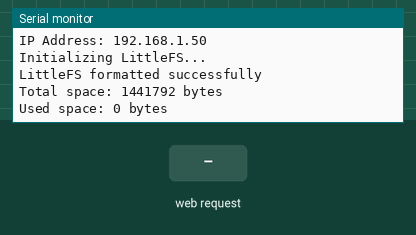
This sketch was run on a simulated ESP32. Parts: the last lines printed to the serial monitor. The inputs (shaded band) are chosen by the test bench. WiFi joins after 1.5 s; servers stay silent unless stated; I2S audio is not simulated (input reads silence); storage starts empty.

Above: at 3.2 s.
3.3 s: HTTP request GET /start-recording received
At 3.8 s:
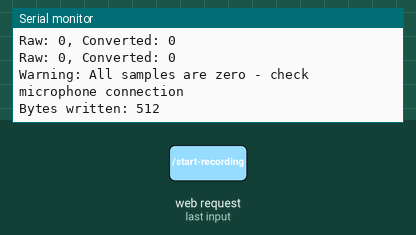
4.8 s: HTTP request GET /stop-recording received
At 5.7 s:
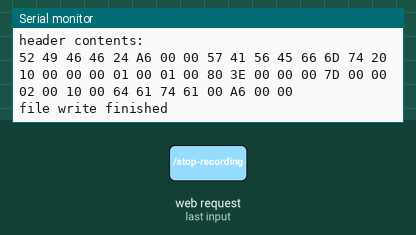
6.3 s: HTTP request GET /start-recording received
At 6.8 s:
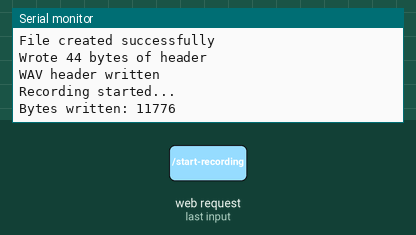
Timing chart, 0 to 9.3 s (numbered marks = the images above; inputs shaded):
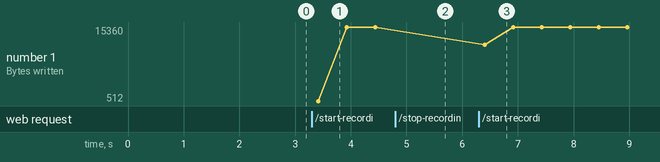

Measured:
- after the input at 3.3 s, the serial monitor: prints a new line at once (image 1)
- after the input at 4.8 s, the serial monitor: prints a new line at once (image 2)
- after the input at 6.3 s, the serial monitor: prints a new line at once (image 3)

The sketch:

microphone_test_http_server.ino
```cpp
#include <driver/i2s.h>
#include <LittleFS.h>
#include <FS.h>
#include <WiFi.h>
#include <ESPAsyncWebServer.h>
#include "html_page.h"  // Include the HTML file

// I2S pins
#define SAMPLE_RATE (16000)
#define I2S_WS 32
#define I2S_SD 25
#define I2S_SCK 33
#define I2S_PORT I2S_NUM_0
#define bufferLen 256

// WiFi credentials
const char *ssid = "XXXXXXXXXXX";
const char *password = "XXXXXXXXXXX";

// Global variables
int32_t sBuffer[bufferLen];
int16_t outputBuffer[bufferLen];
File wavFile;
const int sampleRate = 16000;
const int bitsPerSample = 32;
const int numChannels = 1;
unsigned long recordingStartTime = 0;
bool isRecording = false;

unsigned long lastPrint = 0;
unsigned int totalWritten = 0;

// Create AsyncWebServer object on port 80
AsyncWebServer server(80);

void setup() {
  Serial.begin(115200);
  while (!Serial) { delay(100); }
  Serial.println("\nSetup starting...");

  // Initialize WiFi
  WiFi.begin(ssid, password);
  while (WiFi.status() != WL_CONNECTED) {
    delay(1000);
    Serial.println("Connecting to WiFi...");
  }
  Serial.println("Connected to WiFi");
  Serial.print("IP Address: ");
  Serial.println(WiFi.localIP());

  // Initialize LittleFS
  Serial.println("Initializing LittleFS...");
  if (!LittleFS.begin(true)) {
    Serial.println("LittleFS Mount Failed");
  }
  if (LittleFS.format()) {
    Serial.println("LittleFS formatted successfully");
  }


  // Add debug info about available space
  Serial.printf("Total space: %lu bytes\n", LittleFS.totalBytes());
  Serial.printf("Used space: %lu bytes\n", LittleFS.usedBytes());

  // Initialize I2S
  esp_err_t err = i2s_install();
  if (err != ESP_OK) {
    Serial.printf("Failed to install I2S driver: %d\n", err);
    return;
  }

  err = i2s_setpin();
  if (err != ESP_OK) {
    Serial.printf("Failed to set I2S pins: %d\n", err);
    return;
  }

  err = i2s_start(I2S_PORT);
  if (err != ESP_OK) {
    Serial.printf("Failed to start I2S: %d\n", err);
    return;
  }

  // Configure web server routes
  server.on("/", HTTP_GET, [](AsyncWebServerRequest *request) {
    request->send(200, "text/html", index_html);
  });

  server.on("/recording.wav", HTTP_GET, [](AsyncWebServerRequest *request) {
    request->send(LittleFS, "/recording.wav", "audio/wav", true);
  });

  server.on("/status", HTTP_GET, [](AsyncWebServerRequest *request) {
    String json = "{\"isRecording\":" + String(isRecording ? "true" : "false");
    json += ",\"filename\":\"" + String(isRecording ? "recording in progress" : "recording.wav") + "\"}";
    request->send(200, "application/json", json);
  });

  server.on("/start-recording", HTTP_GET, [](AsyncWebServerRequest *request) {
    if (!isRecording) {
      startRecording();
      request->send(200, "application/json", "{\"success\":true}");
    } else {
      request->send(200, "application/json", "{\"success\":false,\"error\":\"Already recording\"}");
    }
  });

  server.on("/stop-recording", HTTP_GET, [](AsyncWebServerRequest *request) {
    if (isRecording) {
      stopRecording();
      request->send(200, "application/json", "{\"success\":true}");
    } else {
      request->send(200, "application/json", "{\"success\":false,\"error\":\"Not recording\"}");
    }
  });

  server.begin();
}

void startRecording() {
  if (LittleFS.exists("/recording.wav")) {
    Serial.println("Removing old recording");
    LittleFS.remove("/recording.wav");
  }

  wavFile = LittleFS.open("/recording.wav", "w+");
  if (!wavFile) {
    Serial.println("Failed to create file!");
    return;
  }
  Serial.println("File created successfully");

  writeWavHeader(wavFile, sampleRate, 16, numChannels);
  Serial.println("WAV header written");

  // Seek to end of header to continue writing audio data
  wavFile.seek(44);
  delay(50);

  recordingStartTime = millis();
  isRecording = true;
  Serial.println("Recording started...");
}

void verifyHeader(File readFile) {
   // DEBUG -- Verify the file AFTER closing by reopening it
    if (readFile) {

      Serial.println("header contents:");
      byte header[44];
      readFile.seek(0);
      readFile.read(header, 44);
      for (int i = 0; i < 44; i++) {
        Serial.printf("%02X ", header[i]);
        if ((i+1)%16 == 0) Serial.println();
      }
      Serial.println();

      readFile.close();
    } else {
      Serial.println("Failed to verify final file");
    }
  }

void stopRecording() {
  if (isRecording && wavFile) {
    isRecording = false;
    wavFile.flush();
    unsigned long fileSize = wavFile.size();
    Serial.printf("Recording stopped. File size before header update: %lu bytes\n", fileSize);

    updateWavHeader(wavFile, fileSize);

    yield();  // Allow background tasks to run

    Serial.printf("Final file size: %lu bytes\n", wavFile.size());

    verifyHeader(wavFile);
    wavFile.close();
    Serial.println("file write finished");
  }
}


void loop() {
  if (isRecording) {
    size_t bytesIn = 0;
    esp_err_t result = i2s_read(I2S_PORT, &sBuffer, bufferLen * sizeof(int32_t), &bytesIn, portMAX_DELAY);

    if (result == ESP_OK) {
      // Convert samples and verify we're getting real data
      static bool dataWarningPrinted = false;
      bool hasNonZeroData = false;

      for (int i = 0; i < bufferLen; i++) {
        int32_t sample = sBuffer[i];

        // Right-align the 24-bit sample from I2S
        sample = sample >> 11;
        // Sign-extend to 32 bits
        if (sample & 0x8000) {
          sample |= 0xFFFF0000;
        }

        outputBuffer[i] = (int16_t)sample;

        if (sample != 0) hasNonZeroData = true;
      }

      // Debug output for first loop iteration
      static bool firstTime = true;
      if (firstTime) {
        Serial.println("First 5 samples:");
        for (int i = 0; i < 5; i++) {
          Serial.printf("Raw: %ld, Converted: %d\n", sBuffer[i], outputBuffer[i]);
        }
        firstTime = false;
      }

      if (!hasNonZeroData && !dataWarningPrinted) {
        Serial.println("Warning: All samples are zero - check microphone connection");
        dataWarningPrinted = true;
      }

      size_t bytesWritten = wavFile.write((const uint8_t *)outputBuffer, bufferLen * sizeof(int16_t));
      totalWritten += bytesWritten;
      if (millis() - lastPrint > 500) {
        Serial.printf("Bytes written: %d\n", totalWritten);
        lastPrint = millis();
        totalWritten = 0;
      }
    }
  }
}

esp_err_t i2s_install() {

  i2s_config_t i2s_config = {
    .mode = (i2s_mode_t)(I2S_MODE_MASTER | I2S_MODE_RX),
    .sample_rate = SAMPLE_RATE,
    .bits_per_sample = I2S_BITS_PER_SAMPLE_32BIT,
    .channel_format = I2S_CHANNEL_FMT_ONLY_LEFT,
    .communication_format = (i2s_comm_format_t)(I2S_COMM_FORMAT_I2S | I2S_COMM_FORMAT_I2S_MSB),
    .intr_alloc_flags = 0,
    .dma_buf_count = 8,
    .dma_buf_len = bufferLen,
    .use_apll = false
  };

  return i2s_driver_install(I2S_PORT, &i2s_config, 0, NULL);
}

esp_err_t i2s_setpin() {
  const i2s_pin_config_t pin_config = {
    .bck_io_num = I2S_SCK,
    .ws_io_num = I2S_WS,
    .data_out_num = I2S_PIN_NO_CHANGE,
    .data_in_num = I2S_SD
  };

  return i2s_set_pin(I2S_PORT, &pin_config);
}

void writeWavHeader(File file, int sampleRate, int bitsPerSample, int numChannels) {
  byte header[44] = { 0 };  // Initialize all to 0

  // RIFF chunk
  header[0] = 'R';
  header[1] = 'I';
  header[2] = 'F';
  header[3] = 'F';
  // Size will be updated later, leave as 0 for now

  // WAVE identifier
  header[8] = 'W';
  header[9] = 'A';
  header[10] = 'V';
  header[11] = 'E';

  // fmt subchunk
  header[12] = 'f';
  header[13] = 'm';
  header[14] = 't';
  header[15] = ' ';
  header[16] = 16;  // Size of fmt chunk
  header[20] = 1;   // Audio format (1 = PCM)
  header[22] = numChannels;

  // Sample rate
  uint32_t sr = sampleRate;
  header[24] = sr & 0xFF;
  header[25] = (sr >> 8) & 0xFF;
  header[26] = (sr >> 16) & 0xFF;
  header[27] = (sr >> 24) & 0xFF;

  // Byte rate = sample rate * num channels * bytes per sample
  uint32_t byteRate = sampleRate * numChannels * (bitsPerSample / 8);
  header[28] = byteRate & 0xFF;
  header[29] = (byteRate >> 8) & 0xFF;
  header[30] = (byteRate >> 16) & 0xFF;
  header[31] = (byteRate >> 24) & 0xFF;

  // Block align = num channels * bytes per sample
  header[32] = numChannels * (bitsPerSample / 8);
  header[34] = bitsPerSample;

  // Data subchunk
  header[36] = 'd';
  header[37] = 'a';
  header[38] = 't';
  header[39] = 'a';
  // Size will be updated later, leave as 0 for now
  file.seek(0);
  size_t written = file.write(header, sizeof(header));

  Serial.printf("Wrote %d bytes of header\n", written);
}

void updateWavHeader(File file, unsigned long fileSize) {
  Serial.println("Updating WAV header...");
  if (!file) return;
  Serial.printf("file size: %lu bytes\n", fileSize);

  uint32_t dataSize = fileSize - 44;
  uint32_t riffSize = fileSize - 8;
  byte sizeBuf[4];

  // Update RIFF chunk size (at offset 4)
  sizeBuf[0] = riffSize & 0xFF;
  sizeBuf[1] = (riffSize >> 8) & 0xFF;
  sizeBuf[2] = (riffSize >> 16) & 0xFF;
  sizeBuf[3] = (riffSize >> 24) & 0xFF;

  file.seek(4);
  file.write(sizeBuf, 4);

  // Update data chunk size (at offset 40)
  sizeBuf[0] = dataSize & 0xFF;
  sizeBuf[1] = (dataSize >> 8) & 0xFF;
  sizeBuf[2] = (dataSize >> 16) & 0xFF;
  sizeBuf[3] = (dataSize >> 24) & 0xFF;

  file.seek(40);
  file.write(sizeBuf, 4);

  // CRITICAL: Flush to ensure writes are persisted
  file.flush();

  Serial.println("WAV header updated and flushed");
}
```

html_page.h
```cpp
// html_page.h
const char index_html[] PROGMEM = R"rawliteral(
<!DOCTYPE HTML>
<html>
<head>
  <title>Audio Recorder</title>
  <meta name="viewport" content="width=device-width, initial-scale=1">
  <style>
    body {
      font-family: Arial;
      text-align: center;
      margin: 0;
      padding: 20px;
    }
    .button {
      padding: 15px 32px;
      text-align: center;
      text-decoration: none;
      display: inline-block;
      font-size: 16px;
      margin: 4px 2px;
      cursor: pointer;
      border-radius: 4px;
      border: none;
      color: white;
    }
    .record {
      background-color: #ff4444;
    }
    .download {
      background-color: #4CAF50;
    }
    .status {
      margin: 20px 0;
      padding: 20px;
      background-color: #f0f0f0;
      border-radius: 4px;
    }
    .hidden {
      display: none;
    }
  </style>
</head>
<body>
  <h1>ESP32 Audio Recorder</h1>
  <div class="status">
    <p>Status: <span id="recordingStatus">Not recording</span></p>
    <p>Latest recording: <span id="filename">None</span></p>
  </div>

  <button id="recordButton" class="button record" onclick="toggleRecording()">Start Recording</button>
  <a id="downloadButton" href="/recording.wav" class="button download hidden" download>Download Recording</a>

  <script>
    let isRecording = false;
    const recordButton = document.getElementById('recordButton');
    const downloadButton = document.getElementById('downloadButton');

    function toggleRecording() {
      if (!isRecording) {
        startRecording();
      } else {
        stopRecording();
      }
    }

    function startRecording() {
      fetch('/start-recording')
        .then(response => response.json())
        .then(data => {
          if (data.success) {
            isRecording = true;
            recordButton.textContent = 'Stop Recording';
            downloadButton.classList.add('hidden');
            updateStatus();
          }
        });
    }

    function stopRecording() {
      fetch('/stop-recording')
        .then(response => response.json())
        .then(data => {
          if (data.success) {
            isRecording = false;
            recordButton.textContent = 'Start Recording';
            downloadButton.classList.remove('hidden');
            updateStatus();
          }
        });
    }

    function updateStatus() {
      fetch('/status')
        .then(response => response.json())
        .then(data => {
          document.getElementById('recordingStatus').textContent =
            data.isRecording ? 'Recording...' : 'Not recording';
          document.getElementById('filename').textContent =
            data.filename || 'None';

          // Sync button state with server status
          if (data.isRecording !== isRecording) {
            isRecording = data.isRecording;
            recordButton.textContent = isRecording ? 'Stop Recording' : 'Start Recording';
            downloadButton.classList.toggle('hidden', isRecording);
          }
        });
    }

    // Update status every second
    setInterval(updateStatus, 1000);
    updateStatus();
  </script>
</body>
</html>
)rawliteral";
```
